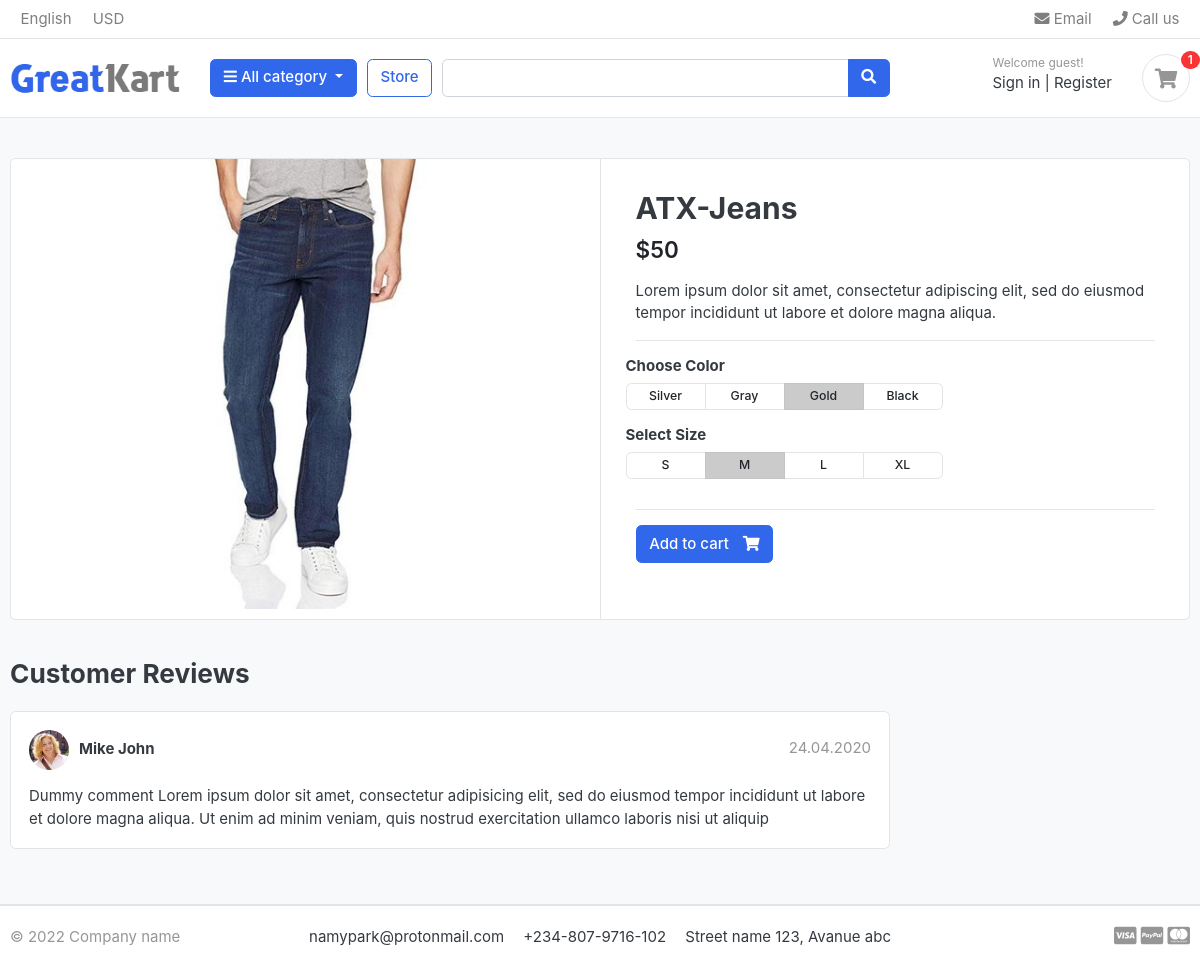
/store/category/jeans/atx-jeans/, run on the app's committed database.
### store/models.py (models this page shows, shortened)
class Product(models.Model):
    product_name = models.CharField(max_length=200, unique=True)
    description = models.TextField(max_length=200, null=True)
    slug = models.SlugField(max_length=200, unique=True)
    price = models.IntegerField()
    images = models.ImageField(upload_to="photos/products")
    stock = models.IntegerField()
    is_available = models.BooleanField(default=True)
    category = models.ForeignKey(Category, on_delete=models.CASCADE, null=True)
    created_date = models.DateTimeField(auto_now_add=True)
    modified_date = models.DateTimeField(auto_now=True)

### store/views.py (the view)
def product_detail(request, category_slug, product_slug):
    try:
        single_product = Product.objects.get(
            category__slug=category_slug, slug=product_slug
        )
        in_cart = CartItem.objects.filter(
            cart__cart_id=_cart_id(request), product=single_product
        ).exists()
    except Exception as e:
        raise e
    context = {"single_product": single_product, "in_cart": in_cart}
    return render(request, "store/product-detail.html", context)

### carts/context_processors.py (called while the page is built)
def cart_quantity(request):
    if "admin" in request.path:
        return {}
    else:
        quantity = CartItem.objects.all().aggregate(Sum("quantity"))
        return dict(quantity=quantity["quantity__sum"])

### carts/views.py (called while the page is built)
def _cart_id(request):
    cart = request.session.session_key
    if not cart:
        cart = request.session.create()
    return cart

### category/context_processors.py (called while the page is built)
def menu_links(request):
    links = Category.objects.all()
    return dict(links=links)

### category/models.py (called while the page is built)
    def get_absolute_url(self):
        return reverse("products_by_category", kwargs={"category_slug": self.slug})

### store/templates/store/product-detail.html
{% extends "ecommerce/base.html" %} {% load static %} {% block content %}
<body>
  <section class="section-content padding-y bg">
    <div class="container">
      <div class="card">
        <div class="row no-gutters">
          <aside class="col-md-6">
            <article class="gallery-wrap">
              <div class="img-big-wrap">
                <a href="#"><img src="{{ single_product.images.url }}" /></a>
              </div>
            </article>
          </aside>
          <main class="col-md-6 border-left">
            <article class="content-body">
              <h2 class="title">{{ single_product.product_name }}</h2>
              <div class="mb-3">
                <var class="price h4">${{single_product.price}}</var>
              </div>
              <p>{{ single_product.description}}</p>
              <hr />
              <div class="row">
                <div class="item-option-select">
                  <h6>Choose Color</h6>
                  <div
                    class="btn-group btn-group-sm btn-group-toggle"
                    data-toggle="buttons"
                  >
                    <label class="btn btn-light">
                      <input type="radio" name="radio_color" /> Silver
                    </label>
                    <label class="btn btn-light">
                      <input type="radio" name="radio_color" /> Gray
                    </label>
                    <label class="btn btn-light active">
                      <input type="radio" name="radio_color checked" /> Gold
                    </label>
                    <label class="btn btn-light">
                      <input type="radio" name="radio_color" /> Black
                    </label>
                  </div>
                </div>
              </div>
              <div class="row">
                <div class="item-option-select">
                  <h6>Select Size</h6>
                  <div
                    class="btn-group btn-group-sm btn-group-toggle"
                    data-toggle="buttons"
                  >
                    <label class="btn btn-light">
                      <input type="radio" name="radio_color" /> S
                    </label>
                    <label class="btn btn-light active">
                      <input type="radio" name="radio_color" checked /> M
                    </label>
                    <label class="btn btn-light">
                      <input type="radio" name="radio_color" /> L
                    </label>
                    <label class="btn btn-light">
                      <input type="radio" name="radio_color" /> XL
                    </label>
                  </div>
                </div>
              </div>
              <hr />
              {% if single_product.stock <= 0 %}
              <h5 class="text-danger">out of stock</h5>
              {% else %} {% if in_cart %}
              <a
                href="{% url 'add_cart' single_product.id %}"
                class="btn btn-success"
              >
                <span class="text">Add to cart</span>
                <i class="fas fa-check"></i>
              </a>
              <a href="{% url 'cart' %}" class="btn btn-outline-primary">
                <span class="text">View cart</span>
                <i class="fas fa-eye"></i>
              </a>
              {% else %}
              <a
                href="{% url 'add_cart' single_product.id %}"
                class="btn btn-primary"
              >
                <span class="text">Add to cart</span>
                <i class="fas fa-shopping-cart"></i>
              </a>
              {% endif %} {% endif %}
            </article>
          </main>
        </div>
      </div>
      <br />
      <div class="row">
        <div class="col-md-9">
          <header class="section-heading">
            <h3>Customer Reviews</h3>
          </header>
          <article class="box mb-3">
            <div class="icontext w-100">
              <img
                src="{% static './images/avatars/avatar1.jpg' %}"
                class="img-xs icon rounded-circle"
              />
              <div class="text">
                <span class="date text-muted float-md-right">24.04.2020 </span>
                <h6 class="mb-1">Mike John</h6>
              </div>
            </div>
            <div class="mt-3">
              <p>
                Dummy comment Lorem ipsum dolor sit amet, consectetur
                adipisicing elit, sed do eiusmod tempor incididunt ut labore et
                dolore magna aliqua. Ut enim ad minim veniam, quis nostrud
                exercitation ullamco laboris nisi ut aliquip
              </p>
            </div>
          </article>
        </div>
      </div>
    </div>
  </section>
</body>
{% endblock content %}

### ecommerce/static/css/ui.css (style rules this page uses)
html { font-family: "Inter", sans-serif; font-size: 15px; }
.content-body { flex: 1 1 auto; padding: 2rem 2.3rem; }
.img-xs, .img-sm, .img-md, .img-lg { -o-object-fit: cover; object-fit: cover; flex-shrink: 0; flex-grow: 0; }
.img-xs { width: 40px; height: 40px; }
.padding-y { padding-top: 40px; padding-bottom: 40px; }
var { font-style: normal; }
article:after, .form-group:after { display: block; clear: both; content: ""; }
.bg { background-color: #f8f9fa; }
.section-heading { margin-bottom: 20px; margin-top: 15px; }
p:last-child { margin-bottom: 0; }
.btn-light { background-color: #fff; border-color: #e4e4e4; }
.btn .text + i { margin-left: 10px; }
.icontext { display: inline-flex; align-items: center; vertical-align: middle; }
.icontext .text { width: 100%; line-height: 1.2; }
.icontext .icon { position: relative; margin-right: 10px; flex-shrink: 0; flex-grow: 0; }
.price { font-weight: 600; color: #212529; }
.box { padding: 18px; background: #fff; border-radius: 0.37rem; border: 1px solid #e4e4e4; }
.box img { max-width: 100%; }
.gallery-wrap .img-big-wrap { margin-bottom: 10px; border-radius: 0.37rem; overflow: hidden; background-color: #fff; }
.gallery-wrap .img-big-wrap a { text-align: center; display: block; }
.gallery-wrap .img-big-wrap img { height: 450px; width: auto; display: inline-block; }
.item-option-select { margin-bottom: 1rem; display: inline-block; margin-right: 15px; }
.item-option-select .btn { min-width: 80px; }

### data on the page
Product: images (picture), product_name "ATX-Jeans", price "50", description "Lorem ipsum dolor sit amet, consectetur adipiscing elit, sed do eiusmod tempor incididunt ut labore et dolore magna aliqua."

### other printed values
{{ quantity }} "1"
